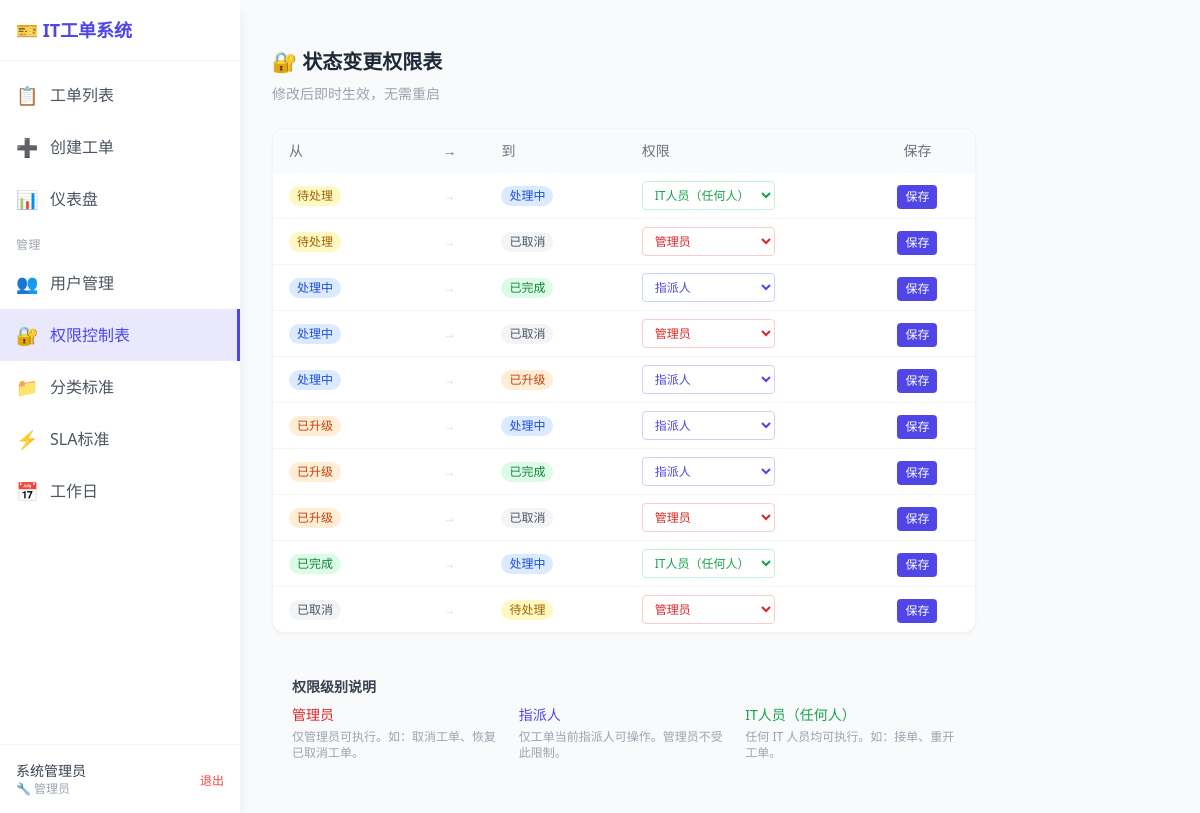
Screenshot of /admin/permissions (signed in) with the database file from the repository.
### app/models/user.py (models this page shows, shortened)
class User(Base):
    __tablename__ = "users"
    id: Mapped[int] = mapped_column(Integer, primary_key=True, autoincrement=True)
    username: Mapped[str] = mapped_column(String(50), unique=True, nullable=False, index=True)
    email: Mapped[Optional[str]] = mapped_column(String(255), nullable=True)
    password_hash: Mapped[str] = mapped_column(String(255), nullable=False)
    display_name: Mapped[str] = mapped_column(String(100), nullable=False)
    role: Mapped[str] = mapped_column(String(20), nullable=False, default="end_user")
    is_active: Mapped[bool] = mapped_column(Boolean, default=True)
    created_at: Mapped[datetime] = mapped_column(
        DateTime(timezone=True), default=lambda: now()
    )
    updated_at: Mapped[Optional[datetime]] = mapped_column(
        DateTime(timezone=True), nullable=True, onupdate=lambda: now()
    )

### app/models/transition_permission.py (models this page shows)
class TransitionPermission(Base):
    __tablename__ = "transition_permissions"
    from_status: Mapped[str] = mapped_column(String(20), primary_key=True)
    to_status: Mapped[str] = mapped_column(String(20), primary_key=True)
    permission: Mapped[str] = mapped_column(
        String(20), nullable=False, default="admin_only"
    )  # "any_staff" | "owner" | "admin_only"

### app/routers/admin.py (the view)
@router.get("/permissions", response_class=HTMLResponse)
async def admin_permissions(
    request: Request,
    db: AsyncSession = Depends(get_db),
    current_user: User = Depends(require_admin),
):
    perms = await get_transition_permissions(db)
    rows = []
    for src in VALID_TRANSITIONS:
        for tgt in VALID_TRANSITIONS[src]:
            perm = get_permission(perms, src, tgt)
            perm_label = {"any_staff": "IT人员（任何人）", "owner": "指派人", "admin_only": "管理员"}.get(perm, perm)
            rows.append({
                "from_label": STATUS_DISPLAY.get(src, src),
                "from": src,
                "to_label": STATUS_DISPLAY.get(tgt, tgt),
                "to": tgt,
                "perm": perm,
                "perm_label": perm_label,
            })
    ctx = template_context(request, current_user, rows=rows)
    return templates.TemplateResponse("admin/permissions.html", ctx)

### app/templates/admin/permissions.html (shortened to what this page needs)
{% extends "base.html" %}
{% block content %}
<div class="p-8 max-w-3xl">
    <h2 class="text-xl font-bold text-gray-800 mb-2">🔐 状态变更权限表</h2>
    <p class="text-sm text-gray-400 mb-6">修改后即时生效，无需重启</p>
    <div class="bg-white rounded-xl shadow-sm border border-gray-100 overflow-hidden mb-6">
        <table class="w-full table-fixed">
            <thead class="bg-gray-50">
                <tr>
                    <th class="text-left px-4 py-3 text-sm font-medium text-gray-500 w-1/5">从</th>
                    <th class="text-center px-2 py-3 text-sm font-medium text-gray-500 w-10">→</th>
                    <th class="text-left px-4 py-3 text-sm font-medium text-gray-500 w-1/5">到</th>
                    <th class="text-left px-4 py-3 text-sm font-medium text-gray-500 w-1/3">权限</th>
                    <th class="text-center px-2 py-3 text-sm font-medium text-gray-500 w-16">保存</th>
                </tr>
            </thead>
            <tbody class="divide-y divide-gray-100">
                {% for r in rows %}
                <tr class="hover:bg-gray-50">
                    <td class="px-4 py-2 text-sm">
                        <span class="inline-block px-2 py-0.5 text-xs rounded-full
                            {% if r.from == 'pending' %}bg-yellow-100 text-yellow-700
                            {% elif r.from == 'in_progress' %}bg-blue-100 text-blue-700
                            {% elif r.from == 'escalated' %}bg-orange-100 text-orange-700
                            {% elif r.from == 'completed' %}bg-green-100 text-green-700
                            {% else %}bg-gray-100 text-gray-600{% endif %}">
                            {{ r.from_label }}
                        </span>
                    </td>
                    <td class="px-2 py-2 text-center text-gray-300 text-xs">→</td>
                    <td class="px-4 py-2 text-sm">
                        <span class="inline-block px-2 py-0.5 text-xs rounded-full
                            {% if r.to == 'pending' %}bg-yellow-100 text-yellow-700
                            {% elif r.to == 'in_progress' %}bg-blue-100 text-blue-700
                            {% elif r.to == 'escalated' %}bg-orange-100 text-orange-700
                            {% elif r.to == 'completed' %}bg-green-100 text-green-700
                            {% else %}bg-gray-100 text-gray-600{% endif %}">
                            {{ r.to_label }}
                        </span>
                    </td>
                    <td class="px-4 py-2">
                        <form action="/admin/permissions/save" method="POST" class="inline-flex items-center gap-2" id="form-{{ r.from }}-{{ r.to }}">
                            <select name="permission" class="text-xs border rounded px-2 py-1 bg-white focus:ring-2 focus:ring-indigo-500
                                {% if r.perm == 'admin_only' %}text-red-600 border-red-200
                                {% elif r.perm == 'owner' %}text-indigo-600 border-indigo-200
                                {% else %}text-green-600 border-green-200{% endif %}">
                                <option value="any_staff" {% if r.perm == 'any_staff' %}selected{% endif %}>IT人员（任何人）</option>
                                <option value="owner" {% if r.perm == 'owner' %}selected{% endif %}>指派人</option>
                                <option value="admin_only" {% if r.perm == 'admin_only' %}selected{% endif %}>管理员</option>
                            </select>
                    </td>
                    <td class="px-2 py-2 text-center">
                            <button type="submit" class="text-xs bg-indigo-600 text-white px-2 py-1 rounded hover:bg-indigo-700">保存</button>
                    </td>
                </tr>
                {% endfor %}
            </tbody>
        </table>
    </div>
    <div class="bg-gray-50 rounded-xl p-5 text-sm text-gray-600">
        <h3 class="font-semibold text-gray-700 mb-2">权限级别说明</h3>
        <div class="grid grid-cols-3 gap-4">
            <div>
                <div class="font-medium text-red-600 mb-1">管理员</div>
                <p class="text-xs text-gray-400">仅管理员可执行。如：取消工单、恢复已取消工单。</p>
            </div>
            <div>
                <div class="font-medium text-indigo-600 mb-1">指派人</div>
                <p class="text-xs text-gray-400">仅工单当前指派人可操作。管理员不受此限制。</p>
            </div>
            <div>
                <div class="font-medium text-green-600 mb-1">IT人员（任何人）</div>
                <p class="text-xs text-gray-400">任何 IT 人员均可执行。如：接单、重开工单。</p>
            </div>
        </div>
    </div>
</div>
{% endblock %}

### app/templates/base.html (shortened to what this page needs)
<!DOCTYPE html>
<html lang="zh-CN">
<head>
    <script src="/static/tailwind.min.js"></script>
</head>
<body class="bg-gray-50 min-h-screen flex">
    {% if current_user %}
    <nav class="w-60 bg-white shadow-lg h-screen fixed left-0 top-0 flex flex-col z-10">
        <div class="p-4 border-b border-gray-100">
            <h1 class="text-lg font-bold text-indigo-600">🎫 IT工单系统</h1>
        </div>
        <div class="flex-1 py-2 overflow-y-auto">
            <a href="/tickets" class="flex items-center px-4 py-3 text-gray-600 hover:bg-gray-50 {% if request.url.path == '/tickets' %}sidebar-active{% endif %}">
                <span class="text-lg mr-3">📋</span> <span>工单列表</span>
            </a>
            <a href="/tickets/new" class="flex items-center px-4 py-3 text-gray-600 hover:bg-gray-50 {% if request.url.path == '/tickets/new' %}sidebar-active{% endif %}">
                <span class="text-lg mr-3">➕</span> <span>创建工单</span>
            </a>
            {% if current_user.is_staff %}
            <a href="/dashboard" class="flex items-center px-4 py-3 text-gray-600 hover:bg-gray-50 {% if request.url.path == '/dashboard' %}sidebar-active{% endif %}">
                <span class="text-lg mr-3">📊</span> <span>仪表盘</span>
            </a>
            {% endif %}
            {% if current_user.is_admin %}
            <div class="px-4 pt-3 pb-1 text-xs text-gray-400 uppercase tracking-wider">管理</div>
            <a href="/admin/users" class="flex items-center px-4 py-3 text-gray-600 hover:bg-gray-50 {% if '/admin/users' in request.url.path %}sidebar-active{% endif %}">
                <span class="text-lg mr-3">👥</span> <span>用户管理</span>
            </a>
            <a href="/admin/permissions" class="flex items-center px-4 py-3 text-gray-600 hover:bg-gray-50 {% if '/admin/permissions' in request.url.path %}sidebar-active{% endif %}">
                <span class="text-lg mr-3">🔐</span> <span>权限控制表</span>
            </a>
            <a href="/admin/categories" class="flex items-center px-4 py-3 text-gray-600 hover:bg-gray-50 {% if '/admin/categories' in request.url.path %}sidebar-active{% endif %}">
                <span class="text-lg mr-3">📁</span> <span>分类标准</span>
            </a>
            <a href="/admin/priorities" class="flex items-center px-4 py-3 text-gray-600 hover:bg-gray-50 {% if '/admin/priorities' in request.url.path %}sidebar-active{% endif %}">
                <span class="text-lg mr-3">⚡</span> <span>SLA标准</span>
            </a>
            <a href="/admin/workdays" class="flex items-center px-4 py-3 text-gray-600 hover:bg-gray-50 {% if '/admin/workdays' in request.url.path %}sidebar-active{% endif %}">
                <span class="text-lg mr-3">📅</span> <span>工作日</span>
            </a>
            {% endif %}
        </div>
        <div class="border-t border-gray-100 p-4">
            <div class="flex items-center justify-between">
                <div class="text-sm">
                    <div class="font-medium text-gray-700">{{ current_user.display_name }}</div>
                    <div class="text-xs text-gray-400">
                        {% if current_user.role == 'admin' %}🔧 管理员
                        {% elif current_user.role == 'it_staff' %}💻 IT人员
                        {% else %}👤 用户
                        {% endif %}
                    </div>
                </div>
                <form action="/auth/logout" method="POST">
                    <button type="submit" class="text-xs text-red-500 hover:text-red-700">退出</button>
                </form>
            </div>
        </div>
    </nav>
    {% endif %}
    <div class="ml-60 flex-1 pt-4">
        {% block content %}{% endblock %}
    </div>
</body>
</html>

### app/templates/base.html (style rules this page uses)
.sidebar-active { background-color: rgba(79, 70, 229, 0.12); border-right: 3px solid #4F46E5; }
.sidebar-active span { color: #4F46E5; }

### rows the page displays
User: display_name "系统管理员"
TransitionPermission: from_label "待处理", to_label "处理中", permission "IT人员（任何人）"
TransitionPermission: from_label "待处理", to_label "已取消", permission "管理员"
TransitionPermission: from_label "处理中", to_label "已完成", permission "指派人"
TransitionPermission: from_label "处理中", to_label "已取消", permission "管理员"
TransitionPermission: from_label "处理中", to_label "已升级", permission "指派人"
TransitionPermission: from_label "已升级", to_label "处理中", permission "指派人"
TransitionPermission: from_label "已升级", to_label "已完成", permission "指派人"
TransitionPermission: from_label "已升级", to_label "已取消", permission "管理员"
TransitionPermission: from_label "已完成", to_label "处理中", permission "IT人员（任何人）"
TransitionPermission: from_label "已取消", to_label "待处理", permission "管理员"
